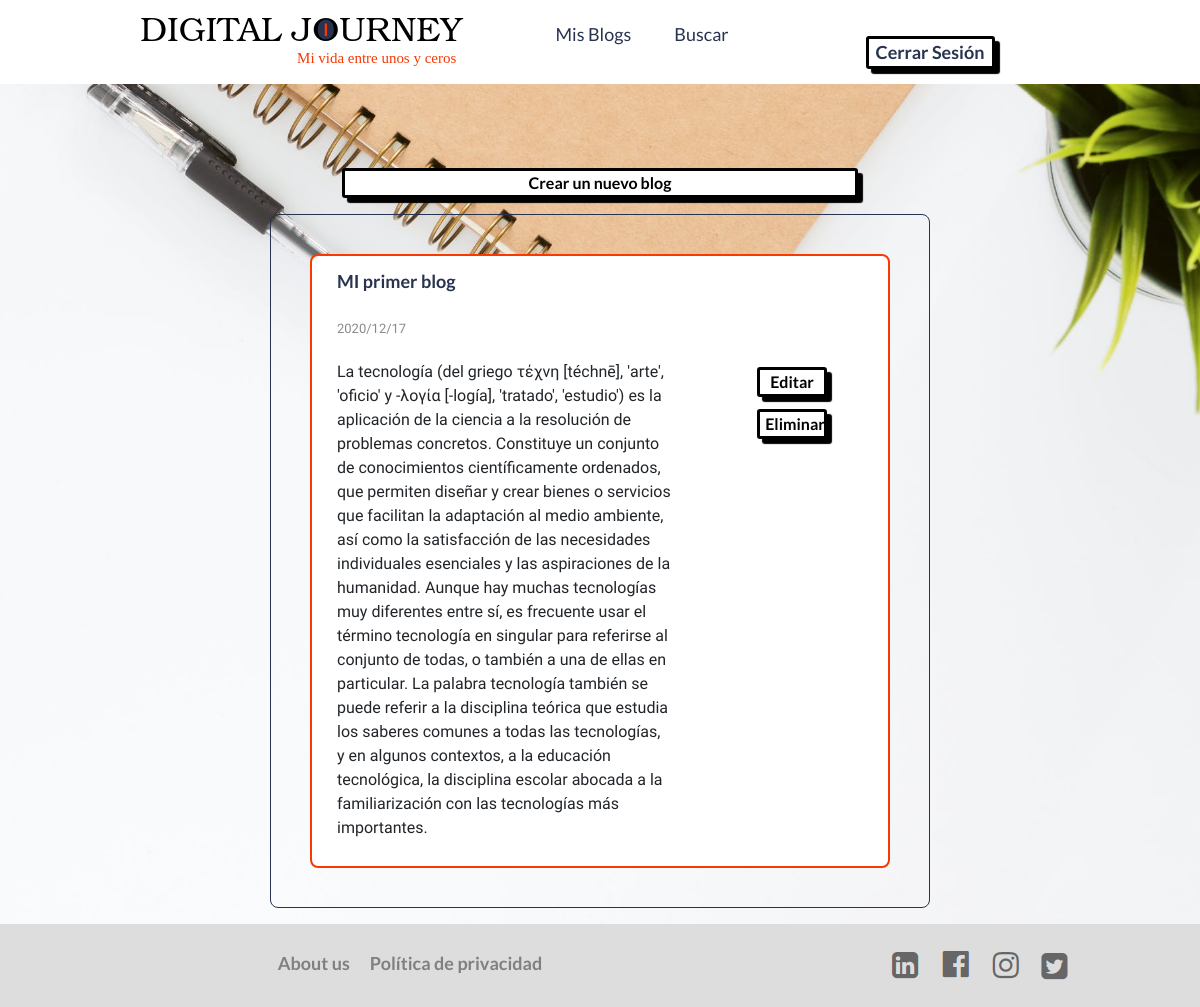
Page /MisBlogs (signed in) on the committed database.
### tables this page shows
CREATE TABLE publicacion (id_publicacion INTEGER PRIMARY KEY AUTOINCREMENT NOT NULL, titulo TEXT NOT NULL, cuerpo TEXT NOT NULL, es_publico BOOLEAN, fecha_publicacion DATETIME NOT NULL, id_categoriaPub INT NOT NULL REFERENCES categoria (id_categoria), id_usuarioPub INT NOT NULL REFERENCES usuario (id_usuario));

### app.py (the view, shortened to what this page needs)
@app.route("/MisBlogs", methods = ["GET", "POST"])
@login_required
def MisBlogs():
    if request.method == "GET":
        usuario = session["user_id"]
        userBlogs = db.execute("SELECT * FROM publicacion WHERE id_usuarioPub = :idUser",
                          idUser=usuario)
        if len(userBlogs) == 0:
            mensaje = "No tienes ningún blog asociado a tu cuenta"
            return render_template("MisBlogs.html", userBlogs = userBlogs)
        else:
            return render_template("MisBlogs.html", userBlogs = userBlogs)

### app.py (called while the page is built)
@app.after_request
def after_request(response):
    response.headers["Cache-Control"] = "no-cache, no-store, must-revalidate"
    response.headers["Expires"] = 0
    response.headers["Pragma"] = "no-cache"
    return response

### utils.py (called while the page is built)
def login_required(f):
    @wraps(f)
    def decorated_function(*args, **kwargs):
        if session.get("user_id") is None:
            return redirect("/")
        return f(*args, **kwargs)
    return decorated_function

### templates/MisBlogs.html (shortened to what this page needs)
<!DOCTYPE html>
<html lang="es">
<head>
    <link rel="stylesheet" href="https://cdn.jsdelivr.net/npm/bootstrap@4.5.3/dist/css/bootstrap.min.css">
    <link rel="stylesheet" href="/static/styles.css">
</head>
<body id="body_index">
    <header>
        <img class="logo" src="/static/logo.svg" alt="logo">
        <nav>
            <ul class="navlinks">
                <li><a href="/MisBlogs">Mis Blogs</a></li>
                <li><a href="/buscar">Buscar</a></li>
            </ul>
        </nav>
        <div style="text-align: center; width: 300px;"><button class="button"><a href="/logout">Cerrar Sesión</a></button></div>
    </header>
    <div>
        <form action="/MisBlogs" method="POST">
            <div style="text-align: center;"><button type="submit" class="button" value = "agregar" name="agregar">Crear un nuevo blog</button></div>
        </form>
    </div>
    <section class="box">
        <div>
            {% for blog in userBlogs %}
            <article class="articulo">
                <div class="container">
                    <div class="row" id="blog">
                        <div class="col-8">
                            <table>
                                <tr>
                                    <td>
                                        <form id = "form1" action="/blog" method="POST">
                                        <t2 class="titulo_blog"><a href="/blog/{{ blog['id_publicacion'] }}">{{ blog["titulo"] }}</a></t2>
                                        </form>
                                    </td>
                                </tr class="titulo">
                                <tr>
                                    <td>
                                        <t3 class="fechas">{{ blog["fecha_publicacion"] }}</t3>
                                    </td>
                                </tr>
                                <tr>
                                    <td>
                                        <p>{{ blog["cuerpo"] }}</p>
                                    </td>
                                </tr>
                            </table>
                        </div>
                        <div class="col-4 botones_articulo">
                        <form action="/MisBlogs" method="POST">
                            <div style="text-align: center;"><button type="submit" class="button" value = "Editar,{{ blog['id_publicacion'] }}" name="Editar">Editar</button></div>
                            <div style="text-align: center;"><button type="submit" class="button" value = "Eliminar,{{ blog['id_publicacion'] }}" name = "Eliminar">Eliminar</button></div>
                        </form>
                        </div>
                    </div>
                </div>
            </article>
            {% endfor %}
        </div>
    </section>
    <div class="footer">
        <div class="container">
            <div class="row">
                <div class="col-sm-8" style="text-align: center;">
                    <table>
                        <tr>
                            <td><a class="links_footer" href="#">About us</a></td>
                            <td><a class="links_footer" href="#">Política de privacidad</a></td>
                        </tr>
                    </table>
                </div>
                <div class="col-sm-4">
                    <table>
                        <tr>
                            <td>
                                <a href="#"><img src="/static/linkedin.PNG" alt="Linkedin" class="socialmedia"></a>
                            </td>
                            <td>
                                <a href="#"><img src="/static/fb.PNG" alt="Facebook" class="socialmedia"></a>
                            </td>
                            <td>
                                <a href="#"><img src="/static/ig.PNG" alt="Instagram" class="socialmedia"></a>
                            </td>
                            <td>
                                <a href="#"><img src="/static/tw.PNG" alt="Twitter" class="socialmedia"></a>
                            </td>
                        </tr>
                    </table>
                </div>
            </div>
        </div>
    </div>
</body>
</html>

### static/styles.css (style rules this page uses)
#body_index { margin: 0; padding: 0; background: url("/static/inicio.jpeg") no-repeat center; background-size: cover; font-family: 'Maven Pro', sans-serif; }
td { padding: 10px; }
table { margin: 0 auto; }
.footer { right: 0; bottom: 0; left: 0; padding: 1rem; background-color: #DDDDDD; text-align: center; flex: 0 0 50px; margin-top: auto; }
.socialmedia { height: 100%; }
.links_footer { color: gray; font-weight: bold; }
#blog { background-color: white; border: 2px solid #f83900; border-radius: 8px; }
.articulo { padding: 15px; }
.botones_articulo { text-align: center; padding-top: 100px; }
.titulo_blog { font-weight: bold; color: rgb(97, 97, 97); font-size: 20px; }
.fechas { color: rgb(138, 138, 138); font-size: small; }
.box { margin: 0 auto; margin-top: 1em; margin-bottom: 1em; position: relative; top: 10%; width: 55%; padding: 2%; font-family: 'Maven Pro', sans-serif; font-size: 1em; border: 1px solid #283350; border-radius: 8px; }
.button { width: 43%; height: 2%; padding: 0px 5px; margin: 0 auto; margin-top: 7%; background-color: #ffffff; border: 3px solid #283350; border-radius: 3px; box-shadow: 5px 5px 1px #283350; font-weight: bold; text-align: center; overflow: hidden; letter-spacing: 0in; font-family: "Lato", sans-serif; }
.button { width: 43%; height: 2%; padding: 0px 5px; margin: 0 auto; margin-top: 7%; background-color: #ffffff; border: 3px solid black; border-radius: 3px; box-shadow: 5px 5px 1px #000000; font-weight: bold; text-align: center; overflow: hidden; letter-spacing: 0in; }
body { display: flex; flex-direction: column; min-height: 100vh; }
li, a { font-family: "Lato", sans-serif; font-size: 18px; color: #283350; text-decoration: none; }
.logo { cursor: pointer; }
header { display: flex; justify-content: space-between; vertical-align: middle; align-items: center; padding: 15px 10%; background-color: white; }
.navlinks { list-style: none; font-family: 'Lato', sans-serif; }
.navlinks li { display: inline-block; padding: 0px 20px; }

### rows in the picture
publicacion: titulo "MI primer blog", fecha_publicacion "2020/12/17", cuerpo "La tecnología (del griego τέχνη [téchnē], 'arte', 'oficio' y -λογία [-logía], 'tratado', 'estudio') es la aplicación de la ciencia a la resolución de problemas concretos. Constituye un conjunto de conocimientos científicamente ordenados, que permiten diseñar y crear bienes o servicios que facilitan la adaptación al medio ambiente, así como la satisfacción de las necesidades individuales esenciales y las aspiraciones de la humanidad. Aunque hay muchas tecnologías muy diferentes entre sí, es frecuente usar el término tecnología en singular para referirse al conjunto de todas, o también a una de ellas en particular. La palabra tecnología también se puede referir a la disciplina teórica que…"
